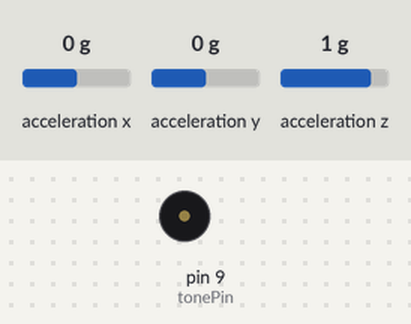
The sketch below on a simulated Arduino Uno, built with avr-gcc and run on an emulated ATmega328P. Parts: buzzer (waves = sounding). The test bench sets the inputs (shaded band); at power-on: acceleration x 0 g, acceleration y 0 g, acceleration z 1 g. What the sketch prints to the serial monitor is not drawn.

Above: at 1.2 s.
1.3 s: acceleration x set to -1.4 g
At 2.0 s:
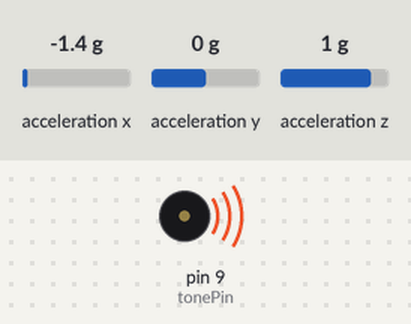
2.8 s: acceleration y set to -1.4 g
At 4.7 s:
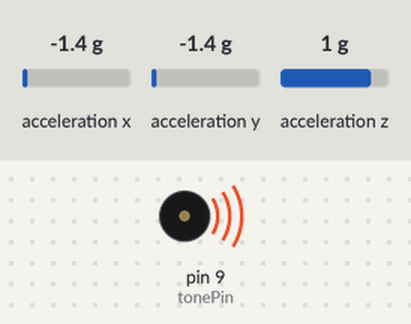
5.8 s: acceleration x set to 0 g
At 8.3 s:
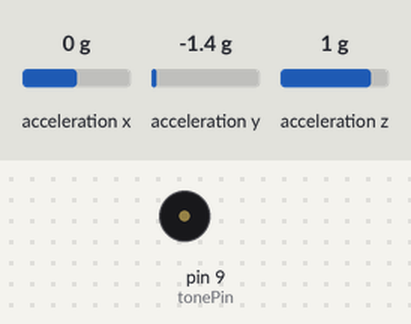
8.6 s: acceleration x set to -0.8 g
At 9.7 s:
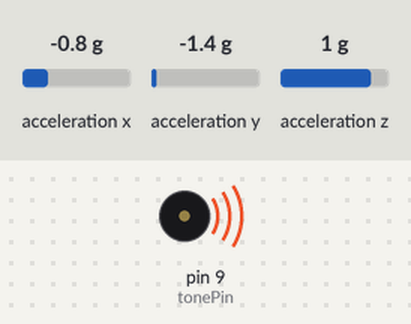
Timing chart, 0 to 12.6 s (numbered marks = the images above; inputs shaded):
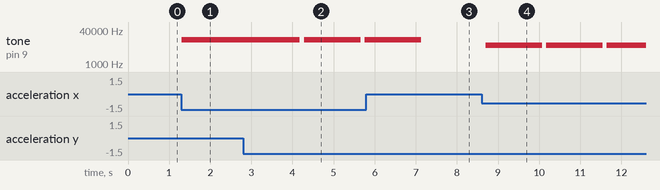

The sketch:

Plab_ADXL345_tone_duration.ino
```cpp
/*
    ADXL345 Triple Axis Accelerometer. Simple Example.
    From: https://github.com/jarzebski/Arduino-ADXL345
    2017 Dag Svanaes
*/

#include <Wire.h>
#include <ADXL345.h>

ADXL345 accelerometer;

const int tonePin = 9;

void setup(void)
{
  Serial.begin(9600);

  // Initialize ADXL345
  Serial.println("Initialize ADXL345");
  if (!accelerometer.begin())
  {
    Serial.println("Could not find a valid ADXL345 sensor, check wiring!");
    delay(500);
  }
   accelerometer.setRange(ADXL345_RANGE_16G);
}

void loop(void)
{
  Vector norm = accelerometer.readNormalize();

  int frequency = abs(norm.XAxis * 1000);
  int duration = abs(norm.YAxis * 100);
  tone(tonePin,frequency,duration);
  delay(duration+100);
}
```

Measured:
- after the input at 1.3 s, tone on pin 9 (tonePin): silent → 13729 Hz at once
- after the input at 2.8 s, tone on pin 9 (tonePin): alternates 13729 Hz for 1.4 s and silent for 0.10 s, starting after 1.4 s
- after the input at 5.8 s, tone on pin 9 (tonePin): goes on until 7.1 s, then stays silent
- after the input at 8.6 s, tone on pin 9 (tonePin): alternates 7845 Hz for 1.4 s and silent for 0.10 s, starting after 0.10 s
